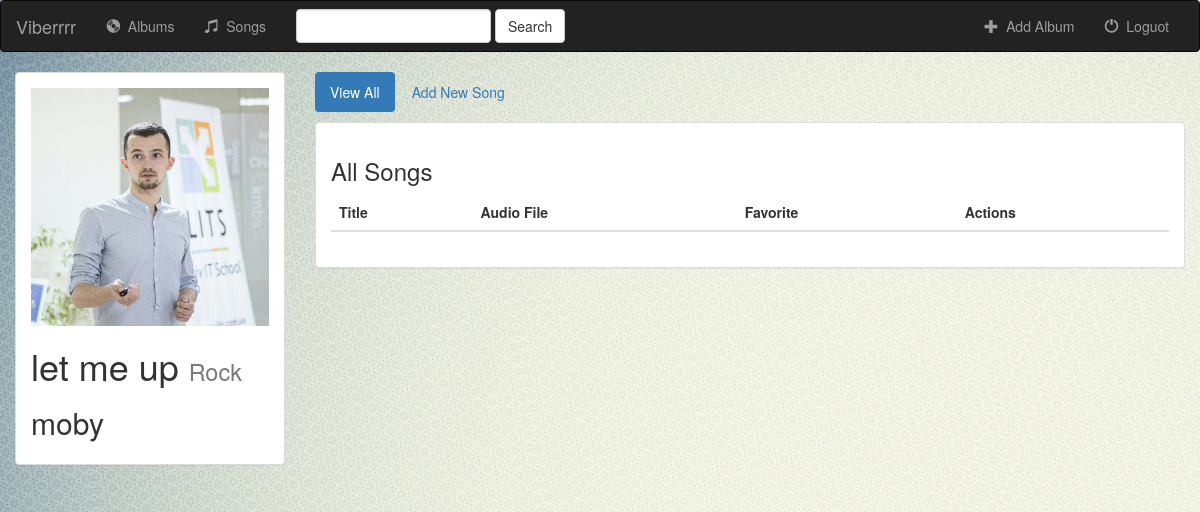
The app's page /music/1/ with its own data.
### music/models.py (models this page shows, shortened)
class Album(models.Model):
    artist = models.CharField(max_length=250)
    album_title = models.CharField(max_length=250)
    genre = models.CharField(max_length=250)
    album_logo = models.FileField(default=None)

### music/views.py (the view)
# urls.py: url(r'^(?P<pk>[0-9]+)/$', views.DetailView.as_view(), name='detail'),
class DetailView(generic.DetailView):
    model = Album
    template_name = 'detail.html'

### templates/detail.html (shortened to what this page needs)
{% extends 'base.html' %}
{% block body %}
    <div class="container-fluid songs-container">
        <div class="row">
            <div class="col-sm-4 col-md-3">
                <div class="panel panel-default">
                    <div class="panel-body">
                        <a href="{% url 'music:detail' album.id %}">
                            <img src="{{ album.album_logo.url }}" class="img-responsive">
                        </a>
                        <h1>
                            {{ album.album_title }}
                            <small>{{ album.genre }}</small>
                        </h1>
                        <h2>{{ album.artist }}</h2>
                    </div>
                </div>
            </div>
            <div class="col-sm-8 col-md-9">
                <ul class="nav nav-pills" style="margin-bottom: 10px;">
                    <li class="active"><a href="{% url 'music:detail' album.id %}">View All</a></li>
                    <li><a href="#">Add New Song</a></li>
                </ul>
                <div class="panel panel-default">
                    <div class="panel-body">
                        <h3>All Songs</h3>
                        <table class="table">
                            <thead>
                                <tr>
                                    <th>Title</th>
                                    <th>Audio File</th>
                                    <th>Favorite</th>
                                    <th>Actions</th>
                                </tr>
                            </thead>
                        </table>
                    </div>
                </div>
            </div>
        </div>
    </div>
{% endblock %}

### music/static/music/style.css (style rules this page uses)
body { background: white url("images/colorful-triangles-background_yB0qTG6.jpg"); }

### records on screen
Album: album_logo (picture), album_title "let me up", genre "Rock", artist "moby"
